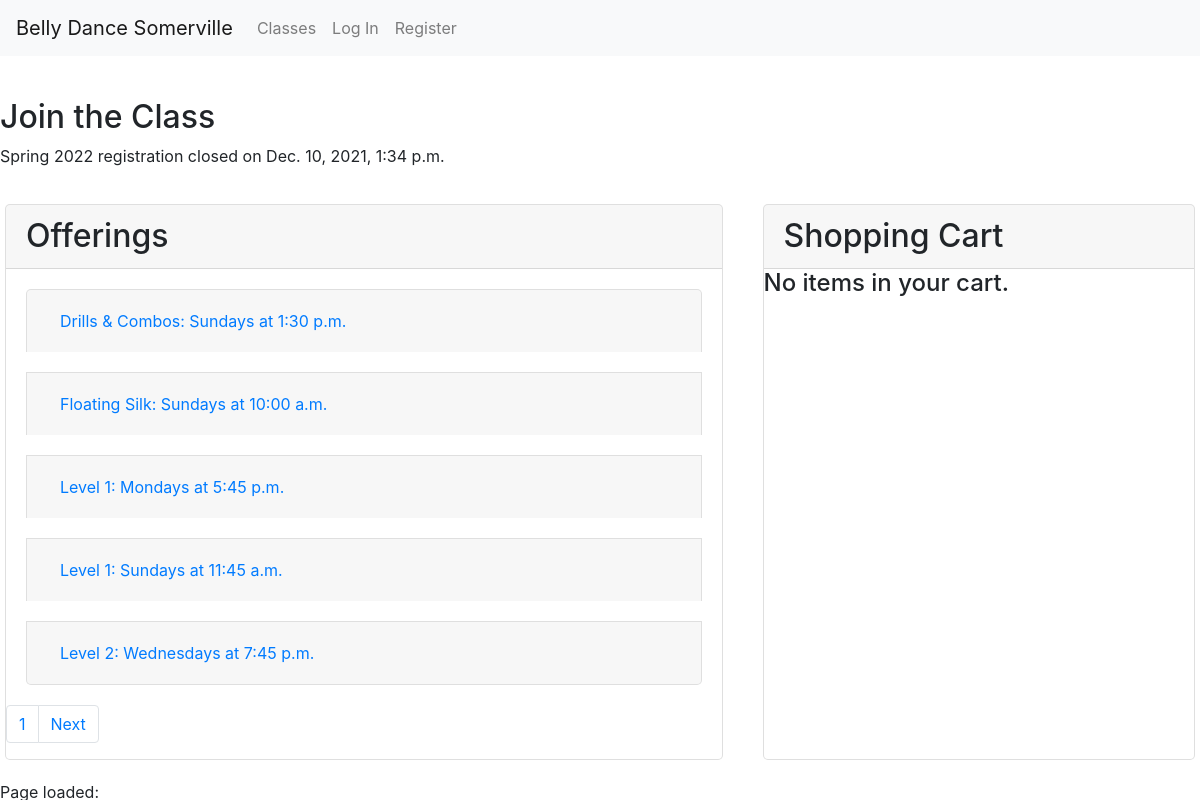
The page / on the database its author committed.
### enrollment/models.py (models this page shows, shortened)
class Semester(models.Model):
    name = models.CharField(max_length=128, null=False, blank=False)
    start_date = models.DateField(null=False, blank=False)
    end_date = models.DateField(null=False, blank=False)
    registration_open = models.DateTimeField(null=False, blank=False)
    registration_close = models.DateTimeField(null=False, blank=False)
    recital_date = models.DateTimeField(null=True, blank=True)
    hide = models.BooleanField(default=True, null=True, blank=True)
    @property
    def registration_status(self):
        now = timezone.now()
        if self.registration_close < now:
            return 'closed'
        elif self.registration_open > now:
            return 'future'
        else:
            return 'open'
    def __str__(self):
        return self.name

class Offering(models.Model):
    course = models.ForeignKey(
        Course, on_delete=PROTECT, null=False, blank=False, related_name='offerings')
    semester = models.ForeignKey(
        Semester, on_delete=PROTECT, null=False, blank=False, related_name='offerings')
    location = models.ForeignKey(
        Location, on_delete=PROTECT, null=False, blank=False, related_name='offerings')
    hourly_rate = models.DecimalField(max_digits=5, decimal_places=2, default=settings.HOURLY_RATE, null=False, blank=False)
    price_override = models.DecimalField(
        max_digits=7, decimal_places=2, null=True, blank=True)
    weekday = models.IntegerField(
        choices=settings.WEEKDAYS, null=False, blank=False)
    start_time = models.TimeField(null=False, blank=False)
    end_time = models.TimeField(null=False, blank=False)
    timezone = models.CharField(max_length=32, choices=TIMEZONES,
                                default=settings.DEFAULT_TIMEZONE)
    start_date = models.DateField(null=False, blank=False)
    end_date = models.DateField(null=False, blank=False)
    backup_date = models.DateField(null=False, blank=False)
    capacity = models.IntegerField(null=False, blank=False)
    schedule_notes = models.CharField(max_length=2048, null=True, blank=True)
    notes = models.CharField(max_length=2048, null=True, blank=True)
    @property
    def weekday_name(self):
        return settings.WEEKDAYS[self.weekday][1]
    @property
    def spots_left(self):
        try:
            sold = self.line_items.exclude(
                order__completed=None).aggregate(Count('id'))['id__count']
        except Exception:
            sold = 0
        return self.capacity - sold
    @property
    def no_class_dates(self):
        vacations = Vacation.objects.filter(semester=self.semester)
        dates = []
        for vacation in vacations:
            dates.extend(weekdays_in_range(vacation.start_date, vacation.end_date, self.weekday))
        return dates if len(dates) > 0 else []
    @property
    def offering_dates(self):
        no_class = self.no_class_dates
        all_dates = weekdays_in_range(self.start_date, self.end_date, self.weekday)
        dates = [dt for dt in all_dates if dt not in no_class]
        return dates if len(dates) > 0 else []
    @property
    def num_weeks(self):
        return len(self.offering_dates) if self.offering_dates else None
    @property
    def offering_dates_text(self):
        return ", ".join(date.strftime("%-m/%-d") for date in self.offering_dates)
    @property
    def no_class_dates_text(self):
        return ", ".join(date.strftime("%-m/%-d") for date in self.no_class_dates)
    @property
    def price(self):
        diff = timedelta(hours=self.end_time.hour, minutes=self.end_time.minute) - timedelta(hours=self.start_time.hour, minutes=self.start_time.minute)
        hours = diff.seconds / 3600
        calc_price = round(self.hourly_rate * self.num_weeks * decimal.Decimal(hours), 2)
        return calc_price

class Course(models.Model):
    title = models.CharField(max_length=64, null=False, blank=False)
    subtitle = models.CharField(max_length=256, null=False, blank=False)
    description = models.TextField(
        max_length=4096, null=False, blank=False, help_text=settings.MARKDOWN_HELP_TEXT)
    requirements = models.CharField(max_length=256, null=False, blank=False)
    qualifications = models.CharField(max_length=1024, null=False, blank=False)
    @property
    def description_html(self):
        return Markdown().convert(self.description)
    def __str__(self):
        return self.title

### enrollment/views.py (the view)
# urls.py: path('', views.index, name='index'),
def index(request, page=None, message=None):
    offerings = Offering.objects.filter(semester=latest_semester()).order_by(
        'course__title', 'weekday', 'start_time'
    )
    page = paginate_offerings(request, offerings)
    if request.user.is_authenticated:
        cart = get_cart(request, request.user, False)
        if cart:
            cart.items = cart.line_items.all()
    else:
        cart = None
    semester = latest_semester()
    if request.user.is_authenticated:
        timezone.activate(request.user.timezone)
    else:
        timezone.activate(settings.DEFAULT_TIMEZONE)
    return render(request, 'enrollment/index.html', {
        'page': page,
        'cart': cart,
        'message': message,
        'semester': semester
    })

### enrollment/context_processors.py (called while the page is built)
def global_settings(request):
    return {
    'DEFAULT_TIMEZONE': settings.DEFAULT_TIMEZONE,
    'DATE_TIME_FORMAT': settings.DATE_TIME_FORMAT,
    'DATE_TIME_TIMEZONE_FORMAT': settings.DATE_TIME_TIMEZONE_FORMAT,
    'SCHOOL_NAME': settings.SCHOOL_NAME,
    'SCHOOL_POLICIES': settings.SCHOOL_POLICIES,
    'NO_OFFERINGS': settings.NO_OFFERINGS,
    }

### enrollment/models.py (called while the page is built)
def weekdays_in_range(start, end, weekday):
    try:
        start <= end
        0 <= weekday <= 7
    except ValidationError:
        return None
    diff = weekday - start.weekday()
    if diff < 0:
        diff+=7
    date = start + timedelta(days=diff)
    dates = []
    while start <= date <= end:
        dates.append(date)
        date += timedelta(days=7)
    return dates

    def __str__(self):
        return self.name

### enrollment/views.py (called while the page is built)
def latest_semester():
    try:
        semester = Semester.objects.filter(hide=False).latest('start_date')
    except Semester.DoesNotExist:
        return None
    return semester

def paginate_offerings(request, offerings):
    if offerings is None:
        page = None
    else:
        page_num = request.GET.get('page', 1)
        paginator = Paginator(offerings, settings.PAGE_SIZE)
        page = paginator.page(page_num)
    return page

### enrollment/templates/enrollment/index.html (shortened to what this page needs)
{% extends "enrollment/layout.html" %}
{% load static %}
{% load tz %}
{% block body %}
<div id="main-alert-fading" class="alert alert-fade" role="alert">
</div>
<h2>Join the Class</h2>
{% if semester.registration_status == 'closed' %}
    <p>{{semester}} registration closed on {{semester.registration_close}} </p>
{% else %}
    <p>{{semester}} registration is open from {{semester.registration_open|date:DATE_TIME_FORMAT}} to {{semester.registration_close|date:DATE_TIME_TIMEZONE_FORMAT}}, or until classes sell out. </p>
{% endif %}
<div class="row">
    <div id="cart-container" class="col-md order-md-5 card">
        <h2 class="card-header section-header">Shopping Cart</h2>
        <div>
            {% if cart %}
                <ul id="cart-items">
                {% for item in cart.items %}
                    <li data-offering={{item.offering.id}}>{{item.offering.course.title}} {{item.offering.weekday_name}} ${{item.price}} <button class="remove-button" data-item={{item.id}}>Remove</button></li>
                {% endfor %}
                </ul>
                {% if cart.items %}
                    <p><span class="label">Subtotal:</span>  ${{cart.subtotal|default_if_none:"0.00"}}</p>
                    <p><span class="label">Discounts: </span> ${{cart.discount|default_if_none:"0.00"}}</p>
                    <p><span class="label">Total:</span>  ${{cart.total|default_if_none:"0.00"}}</p>
                    <form action="{% url 'order' cart.id %}" method="GET" class="">
                        {% csrf_token %}
                        <input type="submit" value="Checkout" class="btn btn-primary link-as-button">
                    </form>
                {% else %}
                    <h4>No items in your cart.</h4>
                {% endif %}
            {% else %}
                <h4>No items in your cart.</h4>
            {% endif %}
        </div>
    </div>
    <div id="offerings-container" class="col-md-7 card">
        <h2 class="card-header section-header">Offerings</h2>
        {% if page %}
        <div class="accordion" id="accordionExample">
            {% for offering in page %}
            <div class="card" data-offering="{{offering.id}}">
                <div class="card-header" id="heading{{offering.id}}">
                    <h5 class="mb-0">
                        <button class="btn btn-link" type="button" data-toggle="collapse" data-target="#collapse{{offering.id}}"
                            aria-expanded="true" aria-controls="collapse{{offering.id}}">
                            {{offering.course}}: {{offering.weekday_name}}s at {{offering.start_time|date:"g:i a"}}
                        </button>
                    </h5>
                </div>
            </div>
            {% endfor %}
        </div>
        <div>
            <nav role="navigation">
                <ul class="pagination">
                    <li class="page-item"><a class="page-link" href="?page={{page.number}}">{{page.number}}</a></li>
                    {% if page.has_next %}
                    <li class="page-item"><a class="page-link" href="?page={{page.next_page_number}}">Next</a></li>
                    {% endif %}
                </ul>
            </nav>
        </div>
        {% else %}
        <div>{{NO_OFFERINGS}}</div>
        {% endif %}
    </div>
</div>
{% endblock %}

### enrollment/static/enrollment/styles.css (style rules this page uses)
.card { margin: 20px; border-radius: 5px; }
#cart-container, #offerings-container { padding-left: 0; padding-right: 0; }

### rows shown on the page
Semester: name "Spring 2022", registration_close "Dec. 10, 2021, 1:34 p.m."
Offering: course "Drills & Combos", weekday_name "Sunday", start_time "1:30 p.m."
Offering: course "Floating Silk", weekday_name "Sunday", start_time "10:00 a.m."
Offering: course "Level 1", weekday_name "Monday", start_time "5:45 p.m."
Offering: course "Level 1", weekday_name "Sunday", start_time "11:45 a.m."
Offering: course "Level 2", weekday_name "Wednesday", start_time "7:45 p.m."

### other values the page prints
{{ SCHOOL_NAME }} "Belly Dance Somerville"
{{ page.number }} "1"
